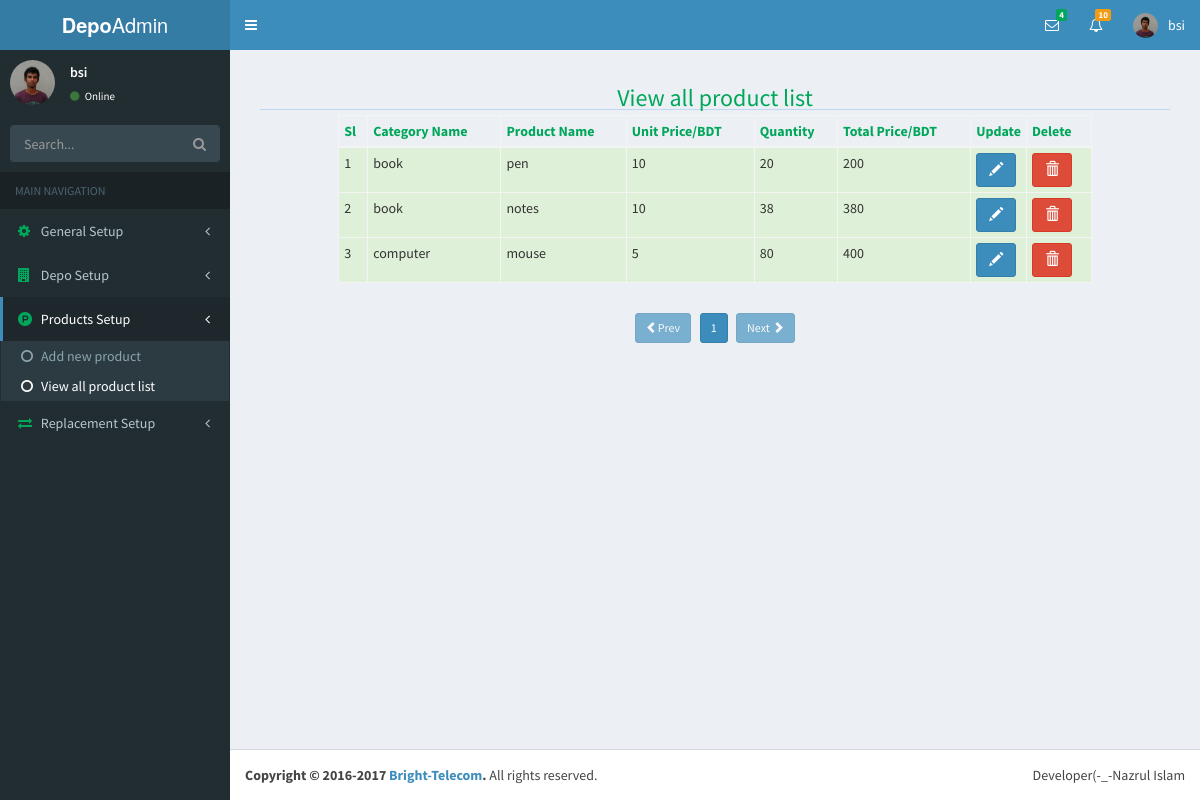
Screenshot of /index.php?page=productViewList&folder=products (signed in) with the database file from the repository.
### tables this page shows
CREATE TABLE `user` (
  `id` int(11) NOT NULL,
  `userName` varchar(20) NOT NULL,
  `password` varchar(42) NOT NULL,
  `userType` varchar(20) NOT NULL,
  `last_login` timestamp NOT NULL DEFAULT CURRENT_TIMESTAMP,
  `status` varchar(8) NOT NULL
);

CREATE TABLE `products` (
  `id` int(11) NOT NULL,
  `user_id` int(11) NOT NULL,
  `cat_id` int(11) NOT NULL,
  `pro_name` varchar(30) NOT NULL,
  `pro_price` int(6) NOT NULL,
  `quantity` int(6) NOT NULL,
  `total_price` int(11) NOT NULL,
  `uploader` varchar(30) NOT NULL,
  `entry_date` timestamp NOT NULL DEFAULT CURRENT_TIMESTAMP
);

CREATE TABLE `category` (
  `id` int(11) NOT NULL,
  `catName` varchar(40) NOT NULL
);

### products/productViewList.php (the view, shortened to what this page needs)
<?php
	require('database.php');
	$pagination=$db->prepare("SELECT * FROM products");
	$pagination->execute();
	$totalRow=$pagination->rowCount();
	$itemPerpage=5;
	$totalPage=ceil($totalRow/$itemPerpage);
	$pageNumber=(isset($_GET['pgNumber'])?$_GET['pgNumber']:$_GET['pgNumber']=1);
	$start=($pageNumber-1)*$itemPerpage;
	$viewAllProList=$db->prepare("SELECT products.*,category.catName FROM products LEFT JOIN category ON products.cat_id=category.id LIMIT $start,$itemPerpage");
	$viewAllProList->execute();
	$sl='';
	$data='';
	while($viewAllProListRow=$viewAllProList->fetch(PDO::FETCH_OBJ)){
		$sl++;
		$data.="
			<tr class='success'>
				<td>$sl</td>
				<td>$viewAllProListRow->catName</td>
				<td>$viewAllProListRow->pro_name</td>
				<td>$viewAllProListRow->pro_price</td>
				<td>$viewAllProListRow->quantity</td>
				<td>$viewAllProListRow->total_price</td>
				<td>
					<a href='index.php?page=productEdit&folder=products&proEditId=$viewAllProListRow->id' class='btn btn-primary'>
						<span class='glyphicon glyphicon-pencil'></span>
					</a>
				</td>
				<td>
					<a href='index.php?page=productViewList&folder=products&proDelid=$viewAllProListRow->id' class='btn btn-danger'>
						<span class='glyphicon glyphicon-trash'></span>
					</a>
				</td>
			</tr>
		";
	};
?>
<div class="container-fluid">
	<div class="row">
		<div class="col-sm-12">
			<h3 class="text-center text-green">View all product list</h3>
			<hr>
		</div>
	</div>
	<div class="row">
		<div class="col-sm-10 col-sm-offset-1">
			<table class="table table-bordered table-hover table-condensed">
				<thead class="text-green">
					<th>Sl</th>
					<th>Category Name</th>
					<th>Product Name</th>
					<th>Unit Price/BDT</th>
					<th>Quantity</th>
					<th>Total Price/BDT</th>
					<th width="5%">Update</th>
					<th>Delete</th>
				<thead>
				<tbody>
					<?php echo $data;?>
				</tbody>
			</table>
		</div>
	</div>
	<div class="row">
		<div class="col-xs-8 col-xs-offset-2 text-center" style="margin-top:10px">
			<?php
				$pagePre=$pageNumber-1;
				$pageNext=$pageNumber+1;
				if($pagePre==0){
					echo"<a href='index.php?page=productViewList&folder=products&pgNumber={$pagePre}' class='btn btn-primary btn-sm disabled'><span class='glyphicon glyphicon-chevron-left'></span>Prev</a> &nbsp;&nbsp;";
				}else{
					echo"<a href='index.php?page=productViewList&folder=products&pgNumber={$pagePre}' class='btn btn-primary btn-sm'><span class='glyphicon glyphicon-chevron-left'></span>Prev</a> &nbsp;&nbsp;";
				}
				if($pageNumber <= $totalPage){
					for($i=1;$i<=$totalPage;$i++){
						if($i == $pageNumber){
								echo "<a href='index.php?page=productViewList&folder=products&pgNumber={$i}' class='btn btn-primary btn-sm'>$i</a>".'&nbsp;';
						}else{
							echo "<a href='index.php?page=productViewList&folder=products&pgNumber={$i}' class='btn btn-default btn-sm'>$i</a>".'&nbsp;';
						}
					}
				}else{
					echo"Page not found ! 404";
				}
				if($pageNumber==$totalPage){
					echo"&nbsp;&nbsp;<a class='btn btn-primary btn-sm disabled'
						href='index.php?page=productViewList&folder=products&pgNumber={$pageNext}'>Next
							<span class='glyphicon glyphicon-chevron-right'></span>
						</a>";
				}else{
					echo"&nbsp;&nbsp;<a href='index.php?page=productViewList&folder=products&pgNumber={$pageNext}'
					 class='btn btn-primary btn-sm'>Next
					 	<span class='glyphicon glyphicon-chevron-right'></span>
					 </a>";
				}
			?>
		</div>
	</div>
</div>

### include/header.php (shortened to what this page needs)
<?php
require('database.php');
$userId=$_SESSION['userId'];
$userNameSelect=$db->prepare("SELECT * FROM `user` WHERE id=?");
$userNameSelect->bindParam(1,$userId);
$userNameSelect->execute();
$userNameRow=$userNameSelect->fetch(PDO::FETCH_OBJ);
?>
<!DOCTYPE html>
<html>
	<head>
	  <link rel="stylesheet" href="bootstrap/css/bootstrap.min.css">
	  <link rel="stylesheet" href="https://cdnjs.cloudflare.com/ajax/libs/font-awesome/4.5.0/css/font-awesome.min.css">
	  <link rel="stylesheet" href="../datepicker/css/datepicker.css">
	  <link rel="stylesheet" href="dist/css/AdminLTE.min.css">
	       <link href="http://ajax.googleapis.com/ajax/libs/jqueryui/1.8/themes/base/jquery-ui.css" rel="stylesheet" type="text/css"/>
	  <link rel="stylesheet" href="dist/css/skins/_all-skins.min.css">
	  <link rel="stylesheet" href="datepicker/css/datepicker.css">
	  <link rel="stylesheet" href="plugins/bootstrap-wysihtml5/bootstrap3-wysihtml5.min.css">
	</head>
	<body class="hold-transition skin-blue sidebar-mini">
		<div class="wrapper">
		  <header class="main-header">
		    <a href="index.php" class="logo">
		      <span class="logo-lg"><b>Depo</b>Admin</span>
		    </a>
		    <nav class="navbar navbar-static-top">
		      <a href="#" class="sidebar-toggle" data-toggle="offcanvas" role="button">
		      </a>
		      <div class="navbar-custom-menu">
		        <ul class="nav navbar-nav">
		          <li class="dropdown messages-menu">
		            <a href="#" class="dropdown-toggle" data-toggle="dropdown">
		              <i class="fa fa-envelope-o"></i>
		              <span class="label label-success">4</span>
		            </a>
		          </li>
		          <li class="dropdown notifications-menu">
		            <a href="#" class="dropdown-toggle" data-toggle="dropdown">
		              <i class="fa fa-bell-o"></i>
		              <span class="label label-warning">10</span>
		            </a>
		          </li>
		          <li class="dropdown user user-menu">
		            <a href="#" class="dropdown-toggle" data-toggle="dropdown">
		              <img src="dist/img/user2-160x160.jpg" class="user-image" alt="User Image">
		              <span class="hidden-xs"><?php echo $userNameRow->userName;?></span>
		            </a>
		          </li>
		        </ul>
		      </div>
		    </nav>
		  </header>

### include/sideBar.php (shortened to what this page needs)
<aside class="main-sidebar">
    <section class="sidebar">
      <div class="user-panel">
        <div class="pull-left image">
          <img src="dist/img/user2-160x160.jpg" class="img-circle" alt="User Image">
        </div>
        <div class="pull-left info">
          <p><?php echo $userNameRow->userName;?></p>
          <a href="#"><i class="fa fa-circle text-success"></i> Online</a>
        </div>
      </div>
      <form action="#" method="get" class="sidebar-form">
        <div class="input-group">
          <input type="text" name="q" class="form-control" placeholder="Search...">
              <span class="input-group-btn">
                <button type="submit" name="search" id="search-btn" class="btn btn-flat"><i class="fa fa-search"></i>
                </button>
              </span>
        </div>
      </form>
      <ul class="sidebar-menu">
        <li class="header">MAIN NAVIGATION</li>
        <li class="<?php echo(isset($_GET['folder']) && $_GET['folder']=='setup')?'active':null;?> treeview">
          <a href="#">
            <i class="fa fa-cog text-green"></i> <span>General Setup</span>
            <span class="pull-right-container">
              <i class="fa fa-angle-left pull-right"></i>
            </span>
          </a>
        </li>
        <li class="<?php echo(isset($_GET['folder']) && $_GET['folder']=='depoinfo')?'active':null;?> treeview">
          <a href="#">
            <i class="fa fa-building text-green"></i> <span>Depo Setup</span>
            <span class="pull-right-container">
              <i class="fa fa-angle-left pull-right"></i>
            </span>
          </a>
        </li>
        <li class="<?php echo(isset($_GET['folder']) && $_GET['folder']=='products')?'active':null;?> treeview">
          <a href="#">
            <i class="fa fa-product-hunt text-green"></i> <span>Products Setup</span>
            <span class="pull-right-container">
              <i class="fa fa-angle-left pull-right"></i>
            </span>
          </a>
          <ul class="treeview-menu">
            <li class="<?php echo (isset($_GET['page']) && $_GET['page']=='productSetup')? 'active':null;?>"><a href="index.php?page=productSetup&folder=products"><i class="fa fa-circle-o"></i>Add new product</a></li>
            <li class="<?php echo(isset($_GET['page']) && $_GET['page']=='productViewList')?'active':null;?>">
            	<a href="index.php?page=productViewList&folder=products"><i class="fa fa-circle-o"></i>View all product list</a>
            </li>
          </ul>
        </li>
        <li class="<?php echo(isset($_GET['folder']) && $_GET['folder']=='replace')?'active':null;?> treeview">
        	<a href="#">
            <i class="fa fa-exchange text-green"></i> <span>Replacement Setup</span>
            <span class="pull-right-container">
              <i class="fa fa-angle-left pull-right"></i>
            </span>
          </a>
        </li>
      </ul>
    </section>
  </aside>

### index.php (shortened to what this page needs)
<?php include('include/header.php'); ?>
<?php include('include/sideBar.php');?>
		  <div class="content-wrapper">
		    <section class="content">
		    	<?php
		    		if(isset($_GET['page'])){
		    			$page=$_GET['page'];
		    			if(isset($_GET['folder'])){
		    				$folder=$_GET['folder'];
		    				include($folder.'/'.$page.'.php');
		    			}else{
		    				include($page.'.php');
		    			}
		    		}
		    	?>
		    </section>
		  </div>
<?php include('include/footer.php');?>

### include/footer.php (shortened to what this page needs)
		  <footer class="main-footer">
		    <div class="pull-right hidden-xs">
		      <p>Developer(-_-Nazrul Islam</p>
		    </div>
		    <strong>Copyright &copy; 2016-2017 <a href="nazrul.com.bd">Bright-Telecom</a>.</strong> All rights
		    reserved.
		  </footer>
		</div>
	</body>
</html>

### rows the page displays
user: userName "bsi"
products: cat.catName "book", pro_name "pen", pro_price "10", quantity "20", total_price "200"
products: cat.catName "book", pro_name "notes", pro_price "10", quantity "38", total_price "380"
products: cat.catName "computer", pro_name "mouse", pro_price "5", quantity "80", total_price "400"
